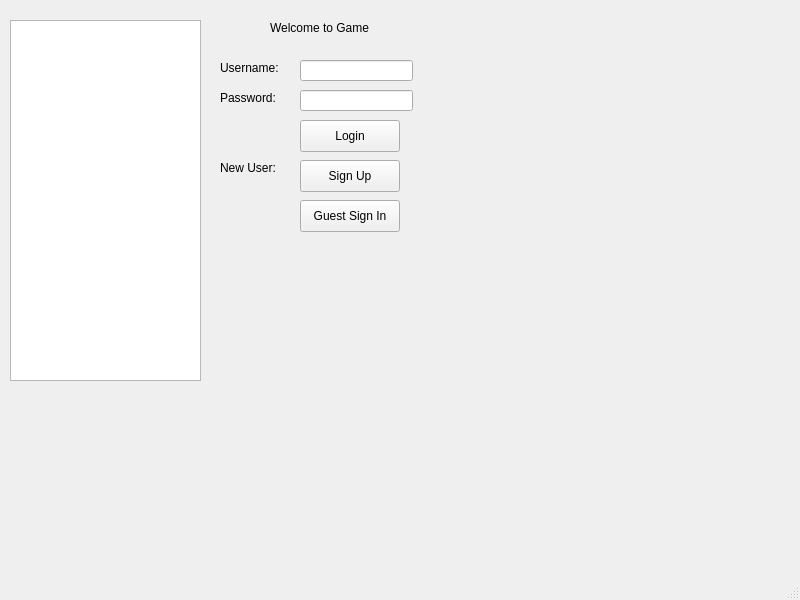
<?xml version="1.0" encoding="UTF-8"?>
<ui version="4.0">
 <class>MainWindow</class>
 <widget class="QMainWindow" name="MainWindow">
  <property name="geometry">
   <rect>
    <x>0</x>
    <y>0</y>
    <width>800</width>
    <height>600</height>
   </rect>
  </property>
  <property name="windowTitle">
   <string>MainWindow</string>
  </property>
  <widget class="QWidget" name="centralwidget">
   <widget class="QLabel" name="label">
    <property name="geometry">
     <rect>
      <x>220</x>
      <y>60</y>
      <width>71</width>
      <height>16</height>
     </rect>
    </property>
    <property name="text">
     <string>Username:</string>
    </property>
   </widget>
   <widget class="QLabel" name="label_2">
    <property name="geometry">
     <rect>
      <x>220</x>
      <y>90</y>
      <width>61</width>
      <height>16</height>
     </rect>
    </property>
    <property name="text">
     <string>Password:</string>
    </property>
   </widget>
   <widget class="QLineEdit" name="username">
    <property name="geometry">
     <rect>
      <x>300</x>
      <y>60</y>
      <width>113</width>
      <height>21</height>
     </rect>
    </property>
   </widget>
   <widget class="QLineEdit" name="password">
    <property name="geometry">
     <rect>
      <x>300</x>
      <y>90</y>
      <width>113</width>
      <height>21</height>
     </rect>
    </property>
    <property name="echoMode">
     <enum>QLineEdit::Password</enum>
    </property>
   </widget>
   <widget class="QPushButton" name="LoginBtn">
    <property name="geometry">
     <rect>
      <x>300</x>
      <y>120</y>
      <width>100</width>
      <height>32</height>
     </rect>
    </property>
    <property name="text">
     <string>Login</string>
    </property>
   </widget>
   <widget class="QPushButton" name="pushButton_2">
    <property name="geometry">
     <rect>
      <x>300</x>
      <y>160</y>
      <width>100</width>
      <height>32</height>
     </rect>
    </property>
    <property name="text">
     <string>Sign Up</string>
    </property>
   </widget>
   <widget class="QLabel" name="label_13">
    <property name="geometry">
     <rect>
      <x>270</x>
      <y>20</y>
      <width>121</width>
      <height>16</height>
     </rect>
    </property>
    <property name="text">
     <string>Welcome to Game</string>
    </property>
   </widget>
   <widget class="QLabel" name="label_3">
    <property name="geometry">
     <rect>
      <x>220</x>
      <y>160</y>
      <width>61</width>
      <height>16</height>
     </rect>
    </property>
    <property name="text">
     <string>New User:</string>
    </property>
   </widget>
   <widget class="QTextEdit" name="ErrorBox">
    <property name="geometry">
     <rect>
      <x>10</x>
      <y>20</y>
      <width>191</width>
      <height>361</height>
     </rect>
    </property>
   </widget>
   <widget class="QPushButton" name="pushButton">
    <property name="geometry">
     <rect>
      <x>300</x>
      <y>200</y>
      <width>100</width>
      <height>32</height>
     </rect>
    </property>
    <property name="text">
     <string>Guest Sign In</string>
    </property>
   </widget>
  </widget>
  <widget class="QMenuBar" name="menubar">
   <property name="geometry">
    <rect>
     <x>0</x>
     <y>0</y>
     <width>800</width>
     <height>24</height>
    </rect>
   </property>
  </widget>
  <widget class="QStatusBar" name="statusbar"/>
 </widget>
 <resources/>
 <connections/>
</ui>
